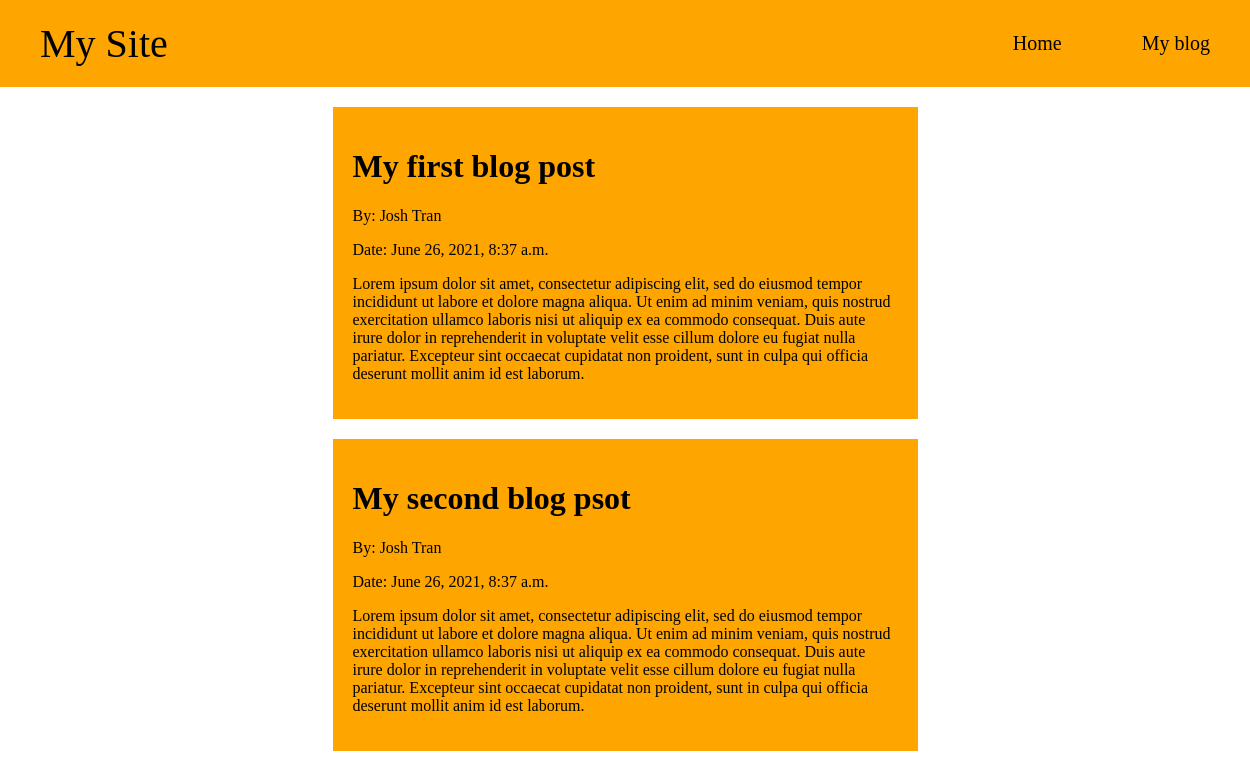
Screenshot of /myapp with the database file from the repository.
### myapp/models.py (models this page shows)
class BlogPost(models.Model):
    title = models.CharField(max_length=20)
    author = models.CharField(max_length=20)
    date_created = models.DateTimeField(verbose_name="Date created", auto_now_add=True)
    text = models.TextField()

### myapp/views.py (the view)
# urls.py: path('myapp', blog, name="blog")
def blog(request):
    bps = BlogPost.objects.all()
    return render(request, "myapp/blog.html", {"blogs": bps})

### myapp/templates/myapp/blog.html
{% extends 'base.html' %}
{% load static %}
{% block styles %}
    <link rel="stylesheet" href="{% static 'blogstyles.css' %}">
{% endblock %}
{% block content %}
    {% for blog in blogs %}
        <div class="blog">
            <h1>{{ blog.title }}</h1>
            <p>By: {{ blog.author }}</p>
            <p>Date: {{ blog.date_created }}</p>
            <p>{{ blog.text }}</p>
        </div>
    {% endfor %}
{% endblock %}

### templates/base.html
{% load static %}
<!DOCTYPE html>
<html>
    <head>
        <link rel="stylesheet" href="{% static 'style.css' %}">
        {% block styles %}
        {% endblock %}
    </head>
    <body>
        <div class="header">
            <p class="logo">My Site</p>
            <div class="link-bar">
                <a href="{% url 'home' %}">
                    <p class="link">Home</p>
                </a>
                <a href="{% url 'blog' %}">
                    <p class="link">My blog</p>
                </a>
            </div>
        </div>
        <div class="content">
            {% block content %}
            {% endblock %}
        </div>
    </body>
</html>

### static/style.css (style rules this page uses)
body { margin: 0px; }
body * { font-family: Calibri; }
a { text-decoration: none; color: black; }
.header { background-color: orange; padding: 20px; width: 100%; display: flex; align-items: center; justify-content: space-between; }
.header * { margin: 0px 20px; }
.logo { font-size: 40px; }
.link-bar { display: flex; }
.link { font-size: 20px; }
.content { width: 50%; margin: 20px auto; }

### myapp/static/blogstyles.css (style rules this page uses)
.blog { background-color: orange; margin: 20px; padding: 20px; }

### rows the page displays
BlogPost: title "My first blog post", author "Josh Tran", date_created "June 26, 2021, 8:37 a.m.", text "Lorem ipsum dolor sit amet, consectetur adipiscing elit, sed do eiusmod tempor incididunt ut labore et dolore magna aliqua. Ut enim ad minim veniam, quis nostrud exercitation ullamco laboris nisi ut aliquip ex ea commodo consequat. Duis aute irure dolor in reprehenderit in voluptate velit esse cillum dolore eu fugiat nulla pariatur. Excepteur sint occaecat cupidatat non proident, sunt in culpa qui officia deserunt mollit anim id est laborum."
BlogPost: title "My second blog psot", author "Josh Tran", date_created "June 26, 2021, 8:37 a.m.", text "Lorem ipsum dolor sit amet, consectetur adipiscing elit, sed do eiusmod tempor incididunt ut labore et dolore magna aliqua. Ut enim ad minim veniam, quis nostrud exercitation ullamco laboris nisi ut aliquip ex ea commodo consequat. Duis aute irure dolor in reprehenderit in voluptate velit esse cillum dolore eu fugiat nulla pariatur. Excepteur sint occaecat cupidatat non proident, sunt in culpa qui officia deserunt mollit anim id est laborum."
